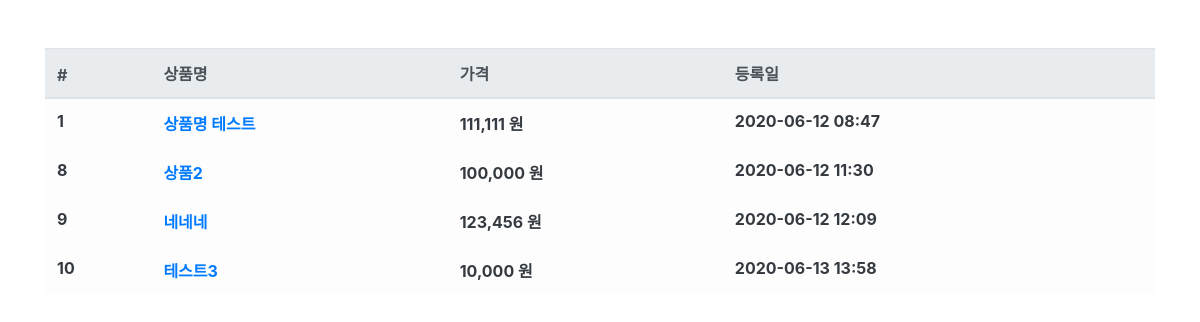
/product/, run on an earlier commit of the app's database.
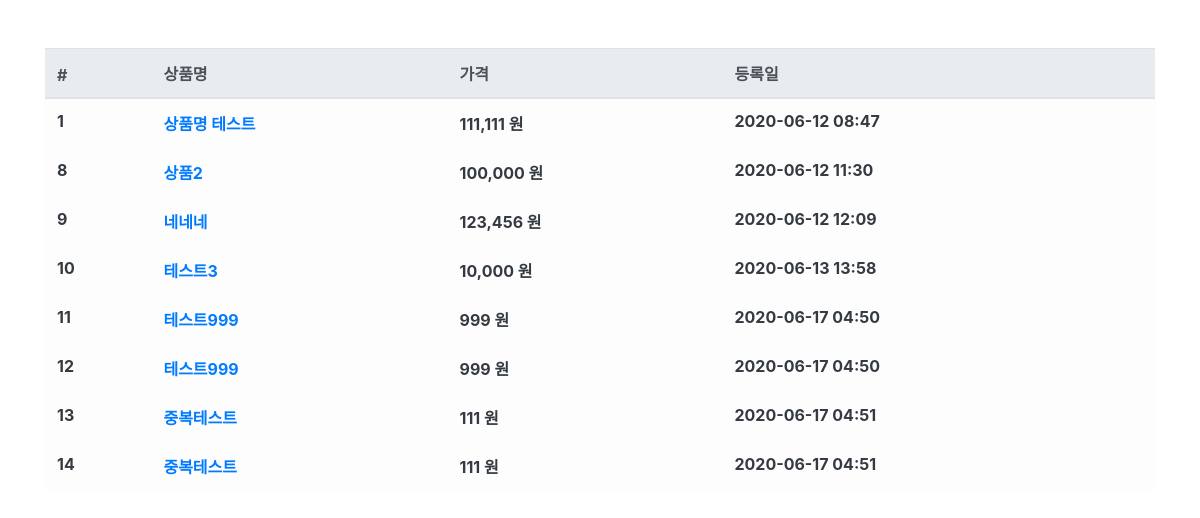
And on a later commit of the database.
### product/models.py (models this page shows, shortened)
class Product(models.Model):
    name = models.CharField(max_length=256, verbose_name="상품명")
    price = models.IntegerField(verbose_name="상품가격")
    description = models.TextField(verbose_name="상품설명")
    stock = models.IntegerField(verbose_name="재고")
    register_date = models.DateTimeField(auto_now_add=True, verbose_name="등록날짜")
    class Meta:
        db_table = "fastcampus_product"
        verbose_name = "상품"
        verbose_name_plural = "상품"

### product/views.py (the view)
# urls.py: path("product/", ProductList.as_view()),
class ProductList(ListView):
    model = Product
    template_name = "product.html"
    context_object_name = "product_list"

### product/templates/product.html
{% extends "base.html" %}
{% load humanize %}
{% block contents %}
<div class="row mt-5">
    <dic class="col-12">
        <table class="table table-light">
            <thead class="thead-light">
                <tr>
                    <th scope='col'>#</th>
                    <th scope='col'>상품명</th>
                    <th scope='col'>가격</th>
                    <th scope='col'>등록일</th>
                </tr>
            </thead>
            <tbody class="text-dark">
                {% for product in object_list %}
                <tr>
                    <th scope="row">{{product.id}}</th>
                    <th scope="row"><a href="/product/{{product.id}}">{{product.name}}</a></th>
                    <th scope="row">{{product.price|intcomma}} 원</th>
                    <th scope="row">{{product.register_date|date:"Y-m-d H:i"}}</th>
                </tr>
                {% endfor %}
            </tbody>
        </table>
    </dic>
</div>
{% endblock %}

### fcuser/templates/base.html (shortened to what this page needs)
<html>
<head>
    <link rel="stylesheet" href="https://stackpath.bootstrapcdn.com/bootstrap/4.5.0/css/bootstrap.min.css"
>
</head>
<body class="container">
    {% block contents %}
    {% endblock %}
</body>
</html>

What changed in the data, as far as the page shows it:
added Product: id "11", name "테스트999", price "999", register_date "2020-06-17 04:50"
added Product: id "12", name "테스트999", price "999", register_date "2020-06-17 04:50"
added Product: id "13", name "중복테스트", price "111", register_date "2020-06-17 04:51"
added Product: id "14", name "중복테스트", price "111", register_date "2020-06-17 04:51"
